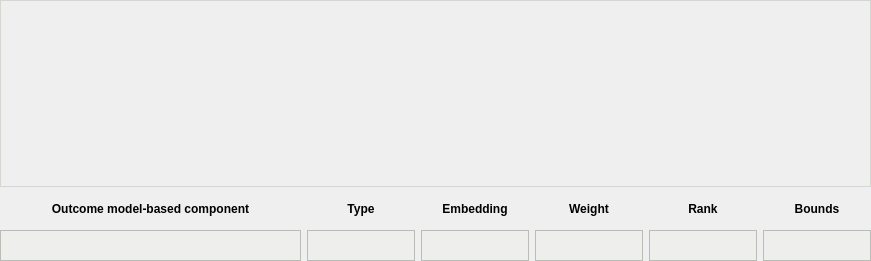
                     <widget class="QWidget" name="outc_graph_interact_widget" native="true">
                      <layout class="QVBoxLayout" name="outc_graph_interact_widget_meta_layout">
                       <property name="leftMargin">
                        <number>0</number>
                       </property>
                       <property name="topMargin">
                        <number>0</number>
                       </property>
                       <property name="rightMargin">
                        <number>0</number>
                       </property>
                       <property name="bottomMargin">
                        <number>0</number>
                       </property>
                       <item>
                        <layout class="QVBoxLayout" name="outc_graph_interact_widget_layout">
                         <item>
                          <widget class="QWidget" name="outc_graph_plot_widget" native="true">
                           <property name="minimumSize">
                            <size>
                             <width>0</width>
                             <height>187</height>
                            </size>
                           </property>
                           <property name="styleSheet">
                            <string notr="true">border: 1px solid;
border-color: rgb(211, 215, 207);</string>
                           </property>
                           <layout class="QVBoxLayout" name="outc_graph_plot_widget_meta_layout">
                            <property name="spacing">
                             <number>0</number>
                            </property>
                            <property name="leftMargin">
                             <number>0</number>
                            </property>
                            <property name="topMargin">
                             <number>0</number>
                            </property>
                            <property name="rightMargin">
                             <number>0</number>
                            </property>
                            <property name="bottomMargin">
                             <number>0</number>
                            </property>
                            <item>
                             <layout class="QVBoxLayout" name="outc_graph_plot_widget_layout">
                              <property name="spacing">
                               <number>0</number>
                              </property>
                             </layout>
                            </item>
                           </layout>
                          </widget>
                         </item>
                         <item>
                          <layout class="QGridLayout" name="outc_graph_controls_layout">
                           <item row="0" column="1">
                            <widget class="QLabel" name="outc_type_label">
                             <property name="minimumSize">
                              <size>
                               <width>71</width>
                               <height>31</height>
                              </size>
                             </property>
                             <property name="maximumSize">
                              <size>
                               <width>141</width>
                               <height>31</height>
                              </size>
                             </property>
                             <property name="font">
                              <font>
                               <weight>75</weight>
                               <bold>true</bold>
                              </font>
                             </property>
                             <property name="text">
                              <string>Type</string>
                             </property>
                             <property name="alignment">
                              <set>Qt::AlignCenter</set>
                             </property>
                            </widget>
                           </item>
                           <item row="1" column="2">
                            <widget class="QLineEdit" name="outc_embedding_ledit">
                             <property name="minimumSize">
                              <size>
                               <width>71</width>
                               <height>31</height>
                              </size>
                             </property>
                             <property name="maximumSize">
                              <size>
                               <width>141</width>
                               <height>31</height>
                              </size>
                             </property>
                             <property name="styleSheet">
                              <string notr="true">background-color: rgb(238, 238, 236);
border: 1px solid;
border-color: rgb(186, 189, 182);</string>
                             </property>
                             <property name="alignment">
                              <set>Qt::AlignCenter</set>
                             </property>
                             <property name="readOnly">
                              <bool>true</bool>
                             </property>
                            </widget>
                           </item>
                           <item row="0" column="5">
                            <widget class="QLabel" name="outc_bounds_label">
                             <property name="minimumSize">
                              <size>
                               <width>71</width>
                               <height>31</height>
                              </size>
                             </property>
                             <property name="maximumSize">
                              <size>
                               <width>141</width>
                               <height>31</height>
                              </size>
                             </property>
                             <property name="font">
                              <font>
                               <weight>75</weight>
                               <bold>true</bold>
                              </font>
                             </property>
                             <property name="text">
                              <string>Bounds</string>
                             </property>
                             <property name="alignment">
                              <set>Qt::AlignCenter</set>
                             </property>
                            </widget>
                           </item>
                           <item row="0" column="3">
                            <widget class="QLabel" name="outc_weight_label">
                             <property name="minimumSize">
                              <size>
                               <width>71</width>
                               <height>31</height>
                              </size>
                             </property>
                             <property name="maximumSize">
                              <size>
                               <width>141</width>
                               <height>31</height>
                              </size>
                             </property>
                             <property name="font">
                              <font>
                               <weight>75</weight>
                               <bold>true</bold>
                              </font>
                             </property>
                             <property name="text">
                              <string>Weight</string>
                             </property>
                             <property name="alignment">
                              <set>Qt::AlignCenter</set>
                             </property>
                            </widget>
                           </item>
                           <item row="1" column="3">
                            <widget class="QLineEdit" name="outc_weight_ledit">
                             <property name="minimumSize">
                              <size>
                               <width>71</width>
                               <height>31</height>
                              </size>
                             </property>
                             <property name="maximumSize">
                              <size>
                               <width>141</width>
                               <height>31</height>
                              </size>
                             </property>
                             <property name="styleSheet">
                              <string notr="true">background-color: rgb(238, 238, 236);
border: 1px solid;
border-color: rgb(186, 189, 182);</string>
                             </property>
                             <property name="alignment">
                              <set>Qt::AlignCenter</set>
                             </property>
                             <property name="readOnly">
                              <bool>true</bool>
                             </property>
                            </widget>
                           </item>
                           <item row="0" column="4">
                            <widget class="QLabel" name="outc_rank_label">
                             <property name="minimumSize">
                              <size>
                               <width>71</width>
                               <height>31</height>
                              </size>
                             </property>
                             <property name="maximumSize">
                              <size>
                               <width>141</width>
                               <height>31</height>
                              </size>
                             </property>
                             <property name="font">
                              <font>
                               <weight>75</weight>
                               <bold>true</bold>
                              </font>
                             </property>
                             <property name="text">
                              <string>Rank</string>
                             </property>
                             <property name="alignment">
                              <set>Qt::AlignCenter</set>
                             </property>
                            </widget>
                           </item>
                           <item row="0" column="2">
                            <widget class="QLabel" name="outc_embedding_label">
                             <property name="minimumSize">
                              <size>
                               <width>71</width>
                               <height>31</height>
                              </size>
                             </property>
                             <property name="maximumSize">
                              <size>
                               <width>141</width>
                               <height>31</height>
                              </size>
                             </property>
                             <property name="font">
                              <font>
                               <weight>75</weight>
                               <bold>true</bold>
                              </font>
                             </property>
                             <property name="text">
                              <string>Embedding</string>
                             </property>
                             <property name="alignment">
                              <set>Qt::AlignCenter</set>
                             </property>
                            </widget>
                           </item>
                           <item row="1" column="4">
                            <widget class="QLineEdit" name="outc_rank_ledit">
                             <property name="minimumSize">
                              <size>
                               <width>41</width>
                               <height>31</height>
                              </size>
                             </property>
                             <property name="maximumSize">
                              <size>
                               <width>141</width>
                               <height>31</height>
                              </size>
                             </property>
                             <property name="styleSheet">
                              <string notr="true">background-color: rgb(238, 238, 236);
border: 1px solid;
border-color: rgb(186, 189, 182);</string>
                             </property>
                             <property name="alignment">
                              <set>Qt::AlignCenter</set>
                             </property>
                             <property name="readOnly">
                              <bool>true</bool>
                             </property>
                            </widget>
                           </item>
                           <item row="0" column="0">
                            <widget class="QLabel" name="outc_component_label">
                             <property name="minimumSize">
                              <size>
                               <width>301</width>
                               <height>31</height>
                              </size>
                             </property>
                             <property name="maximumSize">
                              <size>
                               <width>16777215</width>
                               <height>31</height>
                              </size>
                             </property>
                             <property name="font">
                              <font>
                               <weight>75</weight>
                               <bold>true</bold>
                              </font>
                             </property>
                             <property name="text">
                              <string>Outcome model-based component</string>
                             </property>
                             <property name="alignment">
                              <set>Qt::AlignCenter</set>
                             </property>
                            </widget>
                           </item>
                           <item row="1" column="5">
                            <widget class="QLineEdit" name="outc_bounds_ledit">
                             <property name="minimumSize">
                              <size>
                               <width>71</width>
                               <height>31</height>
                              </size>
                             </property>
                             <property name="maximumSize">
                              <size>
                               <width>141</width>
                               <height>31</height>
                              </size>
                             </property>
                             <property name="styleSheet">
                              <string notr="true">background-color: rgb(238, 238, 236);
border: 1px solid;
border-color: rgb(186, 189, 182);</string>
                             </property>
                             <property name="alignment">
                              <set>Qt::AlignCenter</set>
                             </property>
                             <property name="readOnly">
                              <bool>true</bool>
                             </property>
                            </widget>
                           </item>
                           <item row="1" column="0">
                            <widget class="QLineEdit" name="outc_component_ledit">
                             <property name="minimumSize">
                              <size>
                               <width>301</width>
                               <height>31</height>
                              </size>
                             </property>
                             <property name="maximumSize">
                              <size>
                               <width>16777215</width>
                               <height>31</height>
                              </size>
                             </property>
                             <property name="styleSheet">
                              <string notr="true">background-color: rgb(238, 238, 236);
border: 1px solid;
border-color: rgb(186, 189, 182);</string>
                             </property>
                             <property name="alignment">
                              <set>Qt::AlignCenter</set>
                             </property>
                             <property name="readOnly">
                              <bool>true</bool>
                             </property>
                            </widget>
                           </item>
                           <item row="1" column="1">
                            <widget class="QLineEdit" name="outc_type_ledit">
                             <property name="minimumSize">
                              <size>
                               <width>71</width>
                               <height>31</height>
                              </size>
                             </property>
                             <property name="maximumSize">
                              <size>
                               <width>141</width>
                               <height>31</height>
                              </size>
                             </property>
                             <property name="styleSheet">
                              <string notr="true">background-color: rgb(238, 238, 236);
border: 1px solid;
border-color: rgb(186, 189, 182);</string>
                             </property>
                             <property name="alignment">
                              <set>Qt::AlignCenter</set>
                             </property>
                             <property name="readOnly">
                              <bool>true</bool>
                             </property>
                            </widget>
                           </item>
                          </layout>
                         </item>
                        </layout>
                       </item>
                      </layout>
                     </widget>
